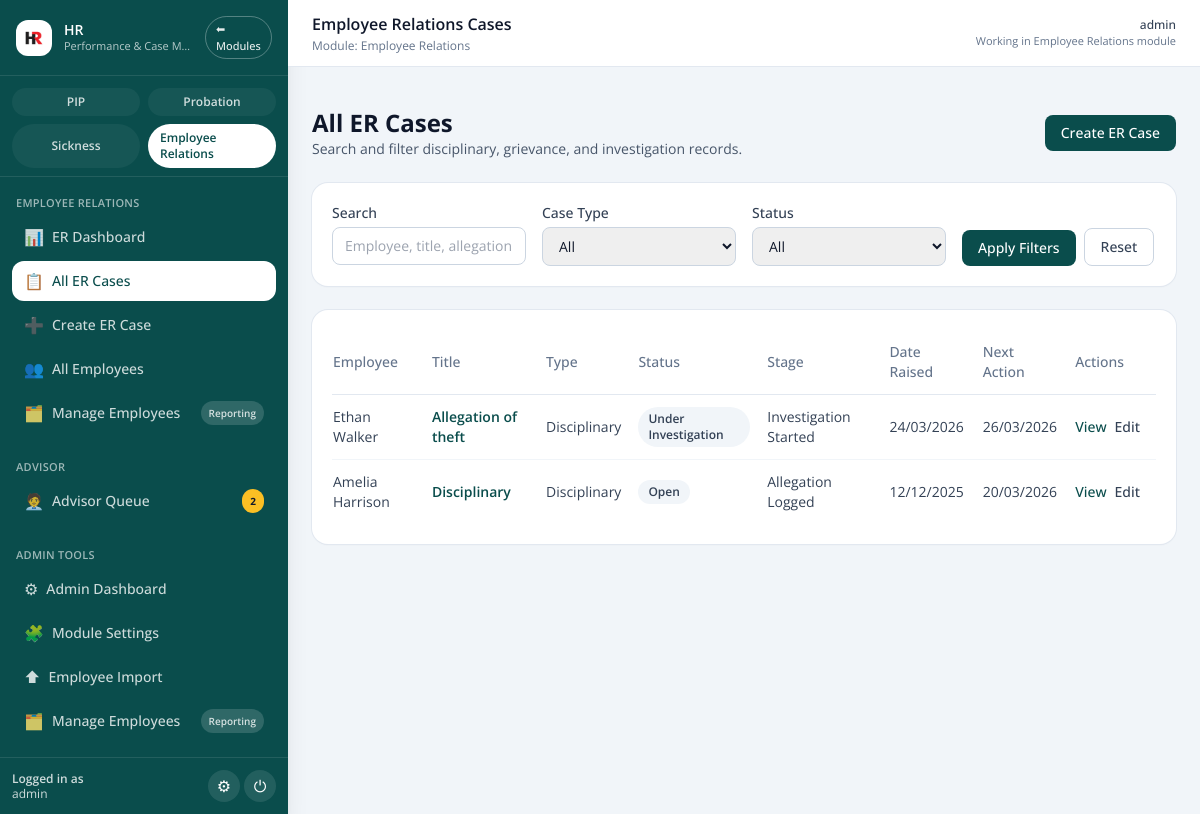
The app's page /employee-relations/cases (signed in), older data.
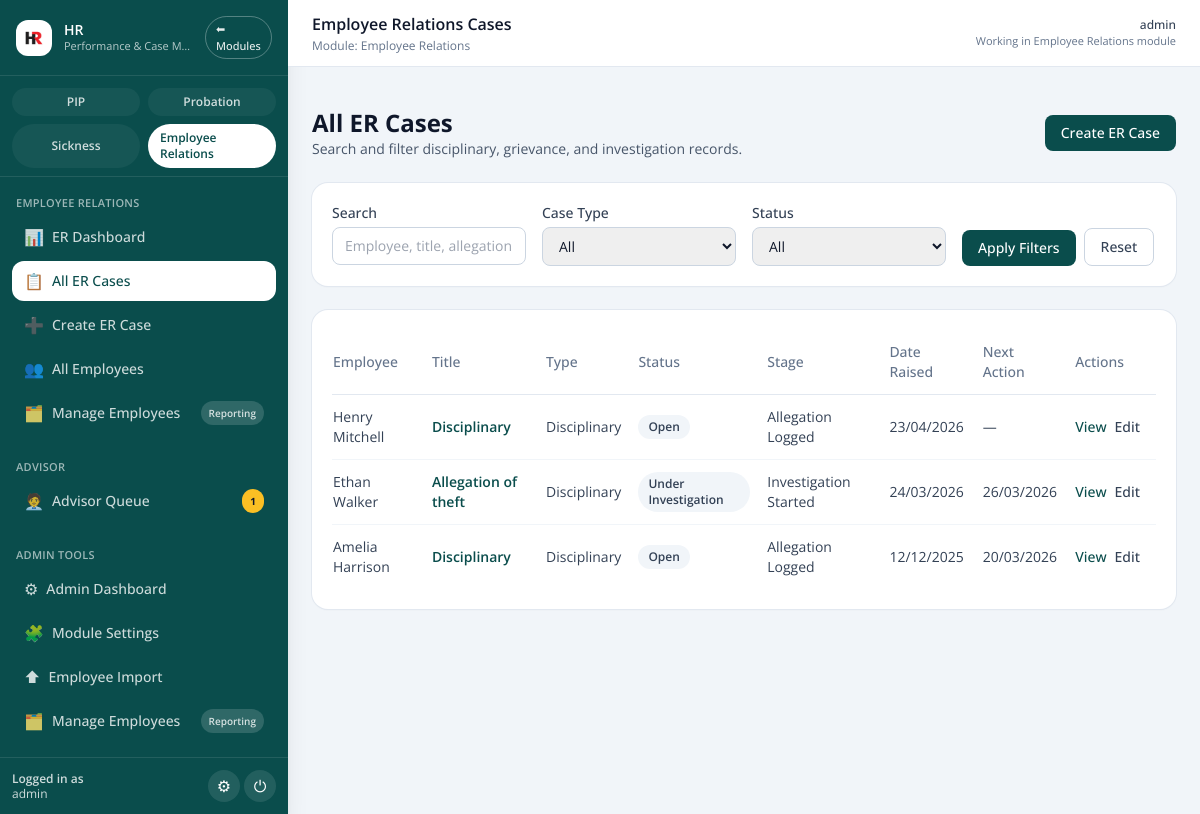
The same page, newer data.
### pip_app/models.py (models this page shows, shortened)
class EmployeeRelationsCase(db.Model):
    __tablename__ = "employee_relations_cases"
    id = db.Column(db.Integer, primary_key=True)
    employee_id = db.Column(
        db.Integer, db.ForeignKey("employee.id"), nullable=False, index=True
    )
    case_type = db.Column(db.String(50), nullable=False, index=True)
    title = db.Column(db.String(255), nullable=False)
    summary = db.Column(db.Text, nullable=True)
    allegation_or_grievance = db.Column(db.Text, nullable=False)
    date_raised = db.Column(db.Date, nullable=False)
    raised_by = db.Column(db.String(120), nullable=True)
    status = db.Column(db.String(50), nullable=False, default="Draft", index=True)
    stage = db.Column(db.String(100), nullable=False, default="Allegation Logged")
    priority_level = db.Column(db.String(50), nullable=True)
    service_area = db.Column(db.String(120), nullable=True)
    department = db.Column(db.String(120), nullable=True)
    policy_type = db.Column(db.String(50), nullable=True)
    next_action_date = db.Column(db.Date, nullable=True)
    investigation_deadline = db.Column(db.Date, nullable=True)
    hearing_date = db.Column(db.Date, nullable=True)
    outcome_due_date = db.Column(db.Date, nullable=True)
    appeal_deadline = db.Column(db.Date, nullable=True)
    date_closed = db.Column(db.Date, nullable=True)
    outcome_status = db.Column(db.String(100), nullable=True)
    confidential_notes = db.Column(db.Text, nullable=True)
    hr_lead = db.Column(db.String(120), nullable=True)
    investigating_manager = db.Column(db.String(120), nullable=True)
    hearing_chair = db.Column(db.String(120), nullable=True)
    note_taker = db.Column(db.String(120), nullable=True)
    appeal_manager = db.Column(db.String(120), nullable=True)
    disciplinary_category = db.Column(db.String(120), nullable=True)
    gross_misconduct_flag = db.Column(db.Boolean, default=False)
    misconduct_date = db.Column(db.Date, nullable=True)
    suspension_flag = db.Column(db.Boolean, default=False)
    suspension_with_pay = db.Column(db.Boolean, default=True)
    previous_warnings_summary = db.Column(db.Text, nullable=True)
    recommended_sanction = db.Column(db.String(120), nullable=True)
    final_sanction = db.Column(db.String(120), nullable=True)
    warning_level = db.Column(db.String(120), nullable=True)
    warning_review_date = db.Column(db.Date, nullable=True)
    warning_expiry_date = db.Column(db.Date, nullable=True)
    grievance_category = db.Column(db.String(120), nullable=True)
    person_complained_about = db.Column(db.String(120), nullable=True)
    bullying_flag = db.Column(db.Boolean, default=False)
    harassment_flag = db.Column(db.Boolean, default=False)
    discrimination_flag = db.Column(db.Boolean, default=False)
    requested_resolution = db.Column(db.Text, nullable=True)
    mediation_considered = db.Column(db.Boolean, default=False)
    grievance_outcome = db.Column(db.String(120), nullable=True)
    investigation_scope = db.Column(db.Text, nullable=True)
    investigation_findings = db.Column(db.Text, nullable=True)
    recommended_next_step = db.Column(db.Text, nullable=True)
    appeal_requested_flag = db.Column(db.Boolean, default=False)
    appeal_request_date = db.Column(db.Date, nullable=True)
    appeal_reason = db.Column(db.Text, nullable=True)
    appeal_hearing_date = db.Column(db.Date, nullable=True)
    appeal_outcome = db.Column(db.String(120), nullable=True)
    appeal_outcome_date = db.Column(db.Date, nullable=True)
    created_by = db.Column(db.String(120), nullable=True)
    updated_by = db.Column(db.String(120), nullable=True)
    created_at = db.Column(
        db.DateTime, default=datetime.utcnow, nullable=False
    )
    updated_at = db.Column(
        db.DateTime,
        default=datetime.utcnow,
        onupdate=datetime.utcnow,
        nullable=False,
    )
    employee = db.relationship(
        "Employee",
        backref=db.backref("employee_relations_cases", lazy=True),
    )
    timeline_events = db.relationship(
        "EmployeeRelationsTimelineEvent",
        back_populates="case",
        cascade="all, delete-orphan",
        lazy=True,
        order_by="desc(EmployeeRelationsTimelineEvent.timestamp)",
    )
    meetings = db.relationship(
        "EmployeeRelationsMeeting",
        back_populates="case",
        cascade="all, delete-orphan",
        lazy=True,
        order_by="desc(EmployeeRelationsMeeting.meeting_datetime)",
    )
    attachments = db.relationship(
        "EmployeeRelationsAttachment",
        back_populates="case",
        cascade="all, delete-orphan",
        lazy=True,
        order_by="desc(EmployeeRelationsAttachment.uploaded_at)",
    )
    documents = db.relationship(
        "EmployeeRelationsDocument",
        back_populates="case",
        cascade="all, delete-orphan",
        lazy=True,
        order_by="desc(EmployeeRelationsDocument.updated_at)",
    )
    policy_texts = db.relationship(
        "EmployeeRelationsPolicyText",
        back_populates="case",
        cascade="all, delete-orphan",
        lazy=True,
        order_by="desc(EmployeeRelationsPolicyText.updated_at)",
    )
    ai_advice_records = db.relationship(
        "EmployeeRelationsAIAdvice",
        back_populates="case",
        cascade="all, delete-orphan",
        lazy=True,
        order_by="desc(EmployeeRelationsAIAdvice.created_at)",
    )
    advisor_escalations = db.relationship(
        "AdvisorEscalation",
        primaryjoin="and_(foreign(AdvisorEscalation.source_record_id) == EmployeeRelationsCase.id, "
        "AdvisorEscalation.source_record_type == 'employee_relations')",
        viewonly=True,
        lazy=True,
        order_by="desc(AdvisorEscalation.created_at)",
    )

class Employee(db.Model):
    id = db.Column(db.Integer, primary_key=True)
    organisation_id = db.Column(
        db.Integer,
        db.ForeignKey("organisations.id"),
        nullable=True,
        index=True,
    )
    first_name = db.Column(db.String(100))
    last_name = db.Column(db.String(100))
    job_title = db.Column(db.String(100))
    line_manager = db.Column(db.String(100))
    service = db.Column(db.String(100))
    start_date = db.Column(db.Date)
    team_id = db.Column(db.Integer)
    email = db.Column(db.String(120), nullable=True)
    employment_status = db.Column(db.String(20), nullable=False, default="Active")
    is_leaver = db.Column(db.Boolean, nullable=False, default=False)
    leaving_date = db.Column(db.Date, nullable=True)
    leaving_reason_category = db.Column(db.String(100), nullable=True)
    leaving_reason_detail = db.Column(db.Text, nullable=True)
    leaving_notes = db.Column(db.Text, nullable=True)
    marked_as_leaver_at = db.Column(db.DateTime, nullable=True)
    marked_as_leaver_by = db.Column(db.String(120), nullable=True)
    reactivated_at = db.Column(db.DateTime, nullable=True)
    reactivated_by = db.Column(db.String(120), nullable=True)
    organisation = db.relationship(
        "Organisation",
        backref=db.backref("employees", lazy=True),
    )
    pips = db.relationship("PIPRecord", back_populates="employee", lazy=True)

### pip_app/blueprints/employee_relations.py (the view, shortened to what this page needs)
@employee_relations_bp.route("/cases")
def case_list():
    status_filter = request.args.get("status", "").strip()
    case_type_filter = request.args.get("case_type", "").strip()
    search = request.args.get("search", "").strip()
    query = EmployeeRelationsCase.query.join(Employee).order_by(
        EmployeeRelationsCase.created_at.desc()
    )
    if status_filter:
        query = query.filter(EmployeeRelationsCase.status == status_filter)
    if case_type_filter:
        query = query.filter(EmployeeRelationsCase.case_type == case_type_filter)
    cases = query.all()
    return render_template(
        "employee_relations/list.html",
        cases=cases,
        status_filter=status_filter,
        case_type_filter=case_type_filter,
        search=search,
        case_statuses=CASE_STATUSES,
        case_types=CASE_TYPES,
    )

### app.py (called while the page is built)
@login_manager.user_loader
def load_user(user_id):
    return db.session.get(User, int(user_id))

@app.context_processor
def inject_module():
    return dict(active_module=session.get('active_module'))

@app.context_processor
def inject_enabled_modules():
    try:
        if getattr(current_user, "is_authenticated", False):
            return dict(enabled_modules=get_enabled_modules(user=current_user))
        return dict(enabled_modules=get_enabled_modules())
    except Exception:
        return dict(enabled_modules={module_key: True for module_key in DEFAULT_MODULE_KEYS})

@app.context_processor
def inject_csrf_token():
    return dict(csrf_token=generate_csrf)

@app.context_processor
def inject_time_helpers():
    return {
        "now_local": now_local,
        "today_local": today_local,
        "now_utc": now_utc,
    }

def compat_url_for(endpoint, **values):
    endpoint = LEGACY_ENDPOINT_ALIASES.get(endpoint, endpoint)
    return flask_url_for(endpoint, **values)

### pip_app/blueprints/employee_relations.py (called while the page is built)
def _set_active_module():
    session["active_module"] = "Employee Relations"

### pip_app/models.py (called while the page is built)
    def is_admin(self):
        return self.admin_level >= 1

    def is_superuser(self):
        return self.admin_level == 2

### templates/employee_relations/list.html (shortened to what the changed rows need)
{% extends "base.html" %}
{% block page_title %}<h1 class="text-base font-semibold text-slate-900">Employee Relations Cases</h1>{% endblock %}
{% block content %}
<div class="py-6 space-y-6">
  <div class="flex flex-col gap-3 sm:flex-row sm:items-center sm:justify-between">
    <div>
      <h2 class="text-2xl font-bold text-slate-900">All ER Cases</h2>
    </div>
  </div>
  <div class="rounded-2xl bg-white p-5 shadow-sm ring-1 ring-slate-200">
    {% if cases %}
    <div class="overflow-x-auto">
      <table class="min-w-full divide-y divide-slate-200 text-sm">
        <thead>
          <tr class="text-left text-slate-500">
            <th class="py-3 pr-4 font-medium">Employee</th>
            <th class="py-3 pr-4 font-medium">Title</th>
            <th class="py-3 pr-4 font-medium">Type</th>
            <th class="py-3 pr-4 font-medium">Status</th>
            <th class="py-3 pr-4 font-medium">Stage</th>
            <th class="py-3 pr-4 font-medium">Date Raised</th>
            <th class="py-3 pr-4 font-medium">Next Action</th>
            <th class="py-3 pr-4 font-medium">Actions</th>
          </tr>
        </thead>
        <tbody class="divide-y divide-slate-100">
          {% for er_case in cases %}
          <tr class="hover:bg-slate-50">
            <td class="py-3 pr-4 text-slate-700">
              {{ er_case.employee.first_name }} {{ er_case.employee.last_name }}
            </td>
            <td class="py-3 pr-4">
              <a href="{{ url_for('employee_relations.view_case', case_id=er_case.id) }}"
                 class="font-semibold text-[#0a4d4c] hover:underline">
                {{ er_case.title }}
              </a>
            </td>
            <td class="py-3 pr-4 text-slate-700">{{ er_case.case_type }}</td>
            <td class="py-3 pr-4">
              <span class="inline-flex rounded-full bg-slate-100 px-2.5 py-1 text-xs font-semibold text-slate-700">
                {{ er_case.status }}
              </span>
            </td>
            <td class="py-3 pr-4 text-slate-700">{{ er_case.stage }}</td>
            <td class="py-3 pr-4 text-slate-700">{{ er_case.date_raised.strftime('%d/%m/%Y') if er_case.date_raised else '—' }}</td>
            <td class="py-3 pr-4 text-slate-700">{{ er_case.next_action_date.strftime('%d/%m/%Y') if er_case.next_action_date else '—' }}</td>
            <td class="py-3 pr-4">
              <div class="flex gap-2">
                <a href="{{ url_for('employee_relations.view_case', case_id=er_case.id) }}"
                   class="text-sm font-medium text-[#0a4d4c] hover:underline">
                  View
                </a>
                <a href="{{ url_for('employee_relations.edit_case', case_id=er_case.id) }}"
                   class="text-sm font-medium text-slate-700 hover:underline">
                  Edit
                </a>
              </div>
            </td>
          </tr>
          {% endfor %}
        </tbody>
      </table>
    </div>
    {% else %}
    <div class="rounded-xl bg-slate-50 px-4 py-6 text-sm text-slate-600">
      No Employee Relations cases found.
    </div>
    {% endif %}
  </div>
</div>
{% endblock %}

### templates/base.html (shortened to what the changed rows need)
<!doctype html>
<html lang="en">
<head>
  <script src="https://cdn.tailwindcss.com"></script>
  <link rel="stylesheet" href="{{ url_for('static', filename='css/tokens.css') }}">
  <link rel="stylesheet" href="{{ url_for('static', filename='css/ui.css') }}">
</head>
<body class="bg-slate-100 text-slate-900">
{% set is_logged_in = current_user.is_authenticated if current_user is defined else False %}
{% set current_endpoint = request.endpoint or '' %}
{% set active_module = (active_module|default(None)) or session.get('active_module') %}
{% set enabled_modules = enabled_modules|default({}) %}
{% set advisor_queue_counts = advisor_queue_counts|default({'open': 0, 'unassigned': 0}) %}
{% set layout = (layout|default('')) %}
{% set hide_sidebar = ((hide_sidebar if hide_sidebar is defined else False) or (not is_logged_in) or (layout == 'fullscreen')) %}
<div class="min-h-screen flex bg-slate-100">
  {% if is_logged_in and not hide_sidebar %}
    <aside class="flex flex-col w-72 bg-[#0a4d4c] text-white shadow-xl">
      <nav class="flex-1 overflow-y-auto px-3 py-4 space-y-6 text-sm">
        {% if current_user.is_admin() %}
          <div>
            <ul class="space-y-1">
              <li>
                <a href="{{ url_for('admin.advisor_escalation_queue') }}"
                   class="flex items-center justify-between gap-2 rounded-xl px-3 py-2
                          {% if current_endpoint == 'admin.advisor_escalation_queue' %}
                            bg-white text-[#0a4d4c]
                          {% else %}
                            text-white/80 hover:bg-white/10
                          {% endif %}">
                  <span class="flex items-center gap-2 min-w-0">
                    <span class="text-base">🧑‍💼</span>
                    <span class="text-sm font-medium">Advisor Queue</span>
                  </span>
                  {% if advisor_queue_counts.open > 0 %}
                    <span class="inline-flex items-center rounded-full bg-amber-400 px-2 py-0.5 text-[10px] font-bold text-slate-900">
                      {{ advisor_queue_counts.open }}
                    </span>
                  {% else %}
                    <span class="inline-flex items-center rounded-full bg-white/15 px-2 py-0.5 text-[10px] font-semibold text-inherit">
                      0
                    </span>
                  {% endif %}
                </a>
              </li>
            </ul>
          </div>
        {% endif %}
      </nav>
    </aside>
  {% endif %}
  <div class="flex-1 flex flex-col min-w-0">
    <header class="w-full border-b border-slate-200 bg-white">
      <div class="px-4 sm:px-6 py-3 flex items-center justify-between gap-3">
        <div class="flex items-center gap-3">
          <div>
            {% block page_title %}{% endblock %}
          </div>
        </div>
      </div>
    </header>
    <main class="flex-1 min-w-0 px-4 sm:px-6 pb-8">
      {% block content %}{% endblock %}
    </main>
  </div>
</div>
</body>
</html>

Row changes from the older to the newer data that the page shows:
added EmployeeRelationsCase: employee.first_name "Henry", employee.last_name "Mitchell", title "Disciplinary", case_type "Disciplinary", status "Open", stage "Allegation Logged", date_raised "23/04/2026", next_action_date "—"
Text that changed along with them:
{{ advisor_queue_counts.open }}: "2" → "1"
